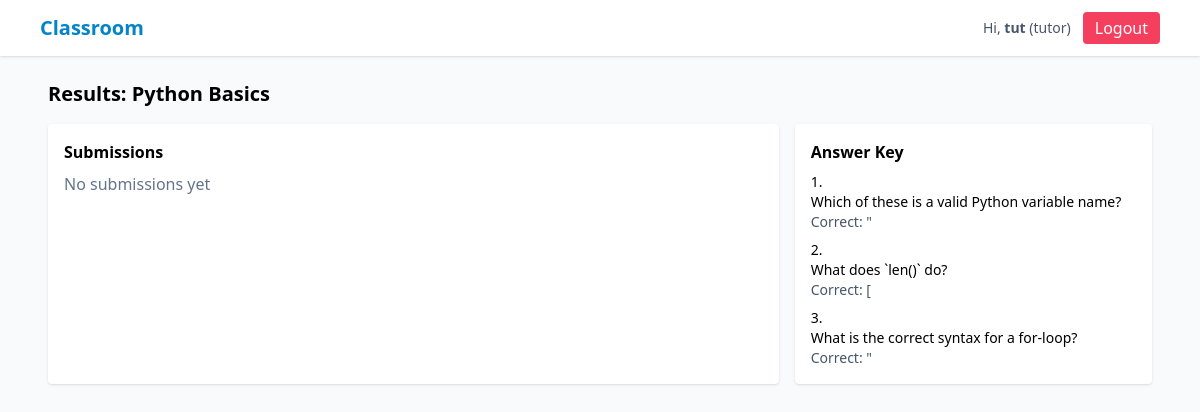
/quiz/1/results (signed in), run on the app's committed database.
### tables this page shows
CREATE TABLE users (
      id INTEGER PRIMARY KEY AUTOINCREMENT,
      name TEXT NOT NULL,
      email TEXT UNIQUE NOT NULL,
      password_hash TEXT NOT NULL,
      role TEXT NOT NULL CHECK(role IN ('admin','tutor','student')),
      created_at TEXT NOT NULL
    );

CREATE TABLE quizzes (
      id INTEGER PRIMARY KEY AUTOINCREMENT,
      class_id INTEGER NOT NULL,
      title TEXT NOT NULL,
      description TEXT,
      created_by INTEGER NOT NULL,
      created_at TEXT NOT NULL,
      FOREIGN KEY(class_id) REFERENCES classes(id) ON DELETE CASCADE,
      FOREIGN KEY(created_by) REFERENCES users(id) ON DELETE SET NULL
    );

CREATE TABLE questions (
      id INTEGER PRIMARY KEY AUTOINCREMENT,
      quiz_id INTEGER NOT NULL,
      question_text TEXT NOT NULL,
      choices TEXT NOT NULL, -- JSON array
      answer_index INTEGER NOT NULL,
      points INTEGER NOT NULL DEFAULT 1,
      FOREIGN KEY(quiz_id) REFERENCES quizzes(id) ON DELETE CASCADE
    );

### app.py (the view)
@app.route("/quiz/<int:quiz_id>/results")
@login_required
def quiz_results(quiz_id):
    data = DB.get_quiz(quiz_id)
    if not data: flash("Quiz not found", "danger"); return redirect(url_for("index"))
    subs = DB.get_submissions_for_quiz(quiz_id) if current_user.role == "tutor" else [s for s in DB.get_submissions_for_quiz(quiz_id) if s["student_id"] == current_user.id]
    return render_template("quiz_results.html", quiz=data["quiz"], questions=data["questions"], submissions=subs)

### app.py (called while the page is built)
@login_manager.user_loader
def load_user(user_id):
    row = DB.get_user_by_id(int(user_id))
    if row:
        return User(row)
    return None

### db.py (called while the page is built)
def get_connection():
    conn = sqlite3.connect(DB_PATH, timeout=5, detect_types=sqlite3.PARSE_DECLTYPES, check_same_thread=False)
    conn.row_factory = sqlite3.Row
    conn.execute("PRAGMA foreign_keys = ON;")
    return conn

def get_user_by_id(uid: int) -> Optional[sqlite3.Row]:
    conn = get_connection()
    cur = conn.cursor()
    cur.execute("SELECT * FROM users WHERE id = ?", (uid,))
    r = cur.fetchone()
    conn.close()
    return r

def get_quiz(quiz_id: int):
    conn = get_connection()
    cur = conn.cursor()
    cur.execute("SELECT * FROM quizzes WHERE id = ?", (quiz_id,))
    quiz = cur.fetchone()
    if not quiz:
        conn.close()
        return None
    cur.execute("SELECT * FROM questions WHERE quiz_id = ?", (quiz_id,))
    questions = cur.fetchall()
    conn.close()
    return {"quiz": quiz, "questions": questions}

def get_submissions_for_quiz(quiz_id: int):
    conn = get_connection()
    cur = conn.cursor()
    cur.execute("""
      SELECT s.*, u.name as student_name, u.email as student_email
      FROM submissions s JOIN users u ON u.id = s.student_id
      WHERE s.quiz_id = ?
      ORDER BY s.score DESC
    """, (quiz_id,))
    rows = cur.fetchall()
    conn.close()
    return rows

### templates/quiz_results.html
{% extends "base.html" %}
{% block content %}
<h2 class="text-xl font-semibold mb-4">Results: {{ quiz.title }}</h2>
<div class="grid md:grid-cols-3 gap-4">
  <div class="md:col-span-2 bg-white p-4 rounded shadow">
    <h3 class="font-semibold mb-2">Submissions</h3>
    <ul class="space-y-2">
      {% for s in submissions %}
        <li class="border p-2 rounded">
          <div class="flex justify-between"><div><strong>{{ s.student_name }}</strong></div><div>{{ s.score }}%</div></div>
          <div class="text-xs text-slate-500">{{ s.submitted_at }}</div>
        </li>
      {% else %}
        <li class="text-slate-500">No submissions yet</li>
      {% endfor %}
    </ul>
  </div>
  <div class="bg-white p-4 rounded shadow">
    <h3 class="font-semibold mb-2">Answer Key</h3>
    <ol class="list-decimal list-inside text-sm space-y-2">
      {% for q in questions %}
        <li><div class="font-medium">{{ q.question_text }}</div><div class="text-slate-600">Correct: {{ q.choices[q.answer_index] }}</div></li>
      {% endfor %}
    </ol>
  </div>
</div>
{% endblock %}

### templates/base.html (shortened to what this page needs)
<!doctype html>
<html lang="en">
<head>
  <script src="https://cdn.tailwindcss.com"></script>
</head>
<body class="bg-slate-50 min-h-screen">
  <nav class="bg-white shadow">
    <div class="max-w-6xl mx-auto px-4 py-3 flex justify-between items-center">
      <a class="text-xl font-semibold text-sky-600" href="{{ url_for('index') }}">Classroom</a>
      <div class="flex items-center gap-3">
        {% if current_user.is_authenticated %}
          <span class="text-sm text-slate-600">Hi, <strong>{{ current_user.name }}</strong> ({{ current_user.role }})</span>
          <a class="px-3 py-1 bg-rose-500 text-white rounded" href="{{ url_for('logout') }}">Logout</a>
        {% else %}
          <a class="px-3 py-1 bg-sky-600 text-white rounded" href="{{ url_for('login') }}">Login</a>
        {% endif %}
      </div>
    </div>
  </nav>
  <main class="max-w-6xl mx-auto p-6">
    {% block content %}{% endblock %}
  </main>
</body>
</html>

### data on the page
users: name "tut", role "tutor"
quizzes: title "Python Basics"
questions: question_text "Which of these is a valid Python variable name?", choices+answer_index "\""
questions: question_text "What does `len()` do?", choices+answer_index "["
questions: question_text "What is the correct syntax for a for-loop?", choices+answer_index "\""
